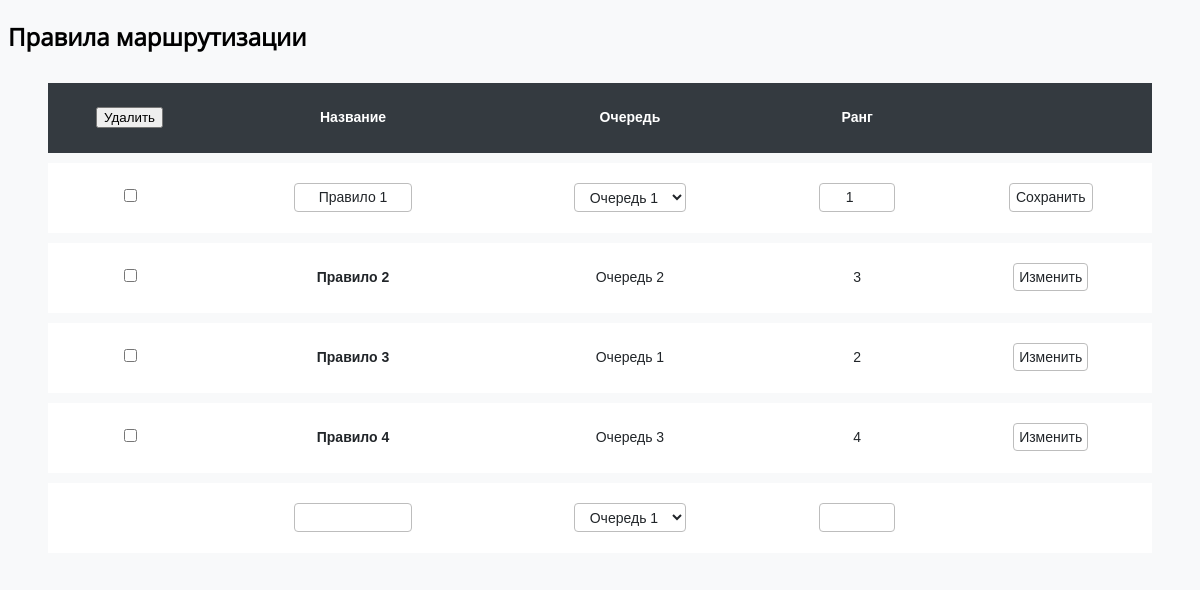
Page /polls/update/1/ on the earlier database version.
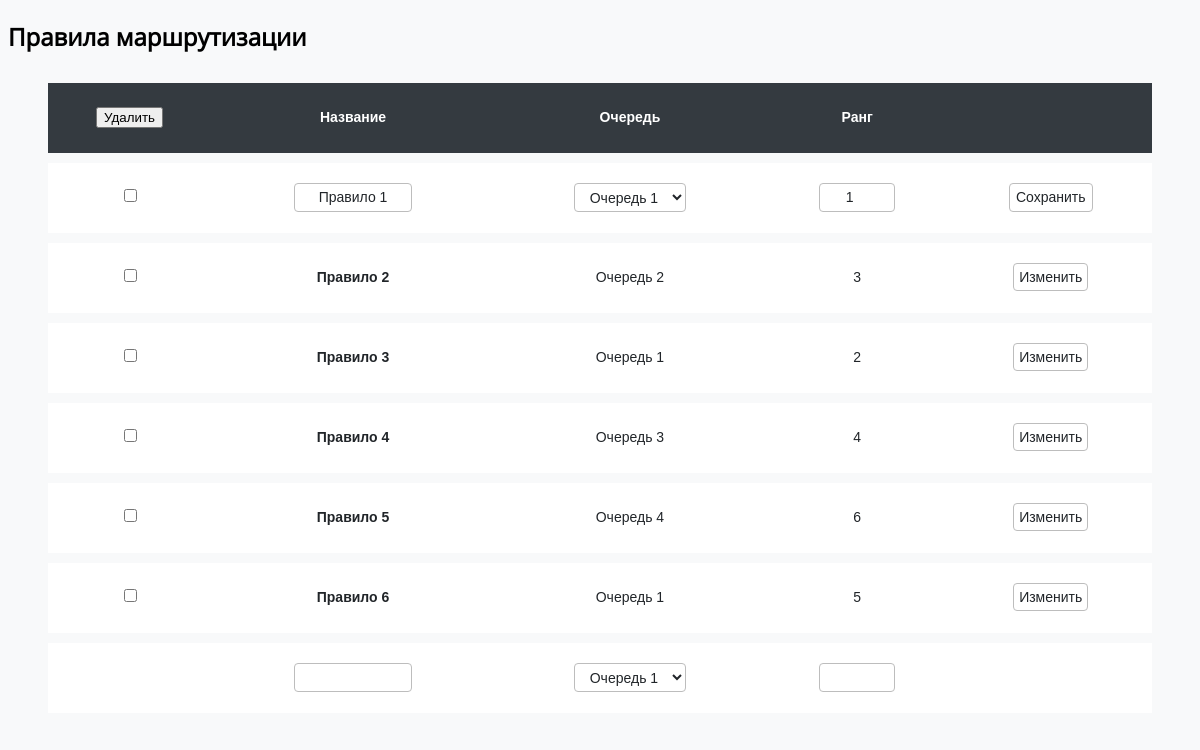
Same page on the later database version.
### polls/models.py (models this page shows, shortened)
class Rule(models.Model):
    name = models.CharField('Название', max_length = 200)
    queue = models.CharField('Очередь', max_length = 200, choices = [(i,i) for i in Dictionaries.all_queues], default = '-')
    rule_range = models.IntegerField('Ранг',unique=True)
    creator = models.CharField('Пользователь, который создал правило', max_length = 20)
    updator = models.CharField('Пользователь, который последним изменил правило', max_length = 20)
    create_date = models.DateTimeField('Дата создания правила', auto_now=False, auto_now_add=True)
    update_date = models.DateTimeField('Дата последнего изменения правила',auto_now=True, auto_now_add=False)
    class Meta:
        verbose_name = "Правило"
        verbose_name_plural = "Список правил"

### polls/views.py (the view)
# urls.py: path('update/<int:rule_id>/', views.update, name='list_upd'),
def update(request, rule_id):
    rule_list = Rule.objects.order_by('name')
    return render(request,'polls/list_upd.html', {'rule_list': rule_list, 'Dictionaries': Dictionaries, 'id_to_update': rule_id})

### polls/templates/polls/list_upd.html (shortened to what this page needs)
{% extends 'base.html' %}
{% block content %}
    <h2>Правила маршрутизации</h2>
    {% if rule_list %}
    <table class="table">
        <thead class="table-head">
            <tr>
                <th>
                    <form action="delete/" method="post">
                        <input type="submit" class="buttons" value="Удалить">
                    </form>
                </th>
                <th>Название</th>
                <th>Очередь</th>
                <th>Ранг</th>
                <th></th>
            </tr>
        </thead>
        {% for a in rule_list %}
            {% if a.id != id_to_update %}
                <tr class="row">
                    <td>
                        <input type="checkbox"  value="{{a.id}}" name="checks">
                    </td>
                    <td><a class="rule_ref" href="{% url 'polls:detail' a.id %}">{{a.name}}</a></td>
                    <td><p>{{a.queue}}</p></td>
                    <td><p>{{a.rule_range}}</p></td>
                    <td><a class="a_button" href="{% url 'polls:list_upd' a.id %}">Изменить</a></td>
                </tr>
            {% else %}
            <tr class="row">
                <form action="save/" method="post">
                    <td>
                        <input type="checkbox"  value="{{a.id}}" name="checks">
                    </td>
                    <td><input type="text" class="rule_name" name="name" value="{{a.name}}"/></td>
                    <td>
                        <select class="rule_queue" name="queue">
                        {% for i in Dictionaries.all_queues %}
                            {% if i == a.queue %}
                                <option selected value="{{i}}">{{i}}</option>
                            {% else %}
                                <option value="{{i}}">{{i}}</option>
                            {% endif %}
                        {% endfor %}
                        </select>
                    </td>
                    <td><input type="number" class="rule_range" name="rule_range" value="{{a.rule_range}}"/></td>
                    <td><input type="submit" class="submit_button" value="Сохранить"></td>
                </form>
            </tr>
            {% endif %}
            {% endfor %}
            <tr class="row">
                <td></td>
                <td><input type="text" class="rule_name"  name="name_new"/></td>
                <td>
                    <select class="rule_queue" name="queue_new">
                    {% for i in Dictionaries.all_queues %}
                        <option value="{{i}}">{{i}}</option>
                    {% endfor %}
                    </select>
                </td>
                <td><input type="number" class="rule_range" name="rule_range_new"/></td>
                <td></td>
            </tr>
    </table>
    {% endif %}
{% endblock %}

Differences in the rows shown:
added Rule: name "Правило 5", queue "Очередь 4", rule_range "6"
added Rule: name "Правило 6", queue "Очередь 1", rule_range "5"
